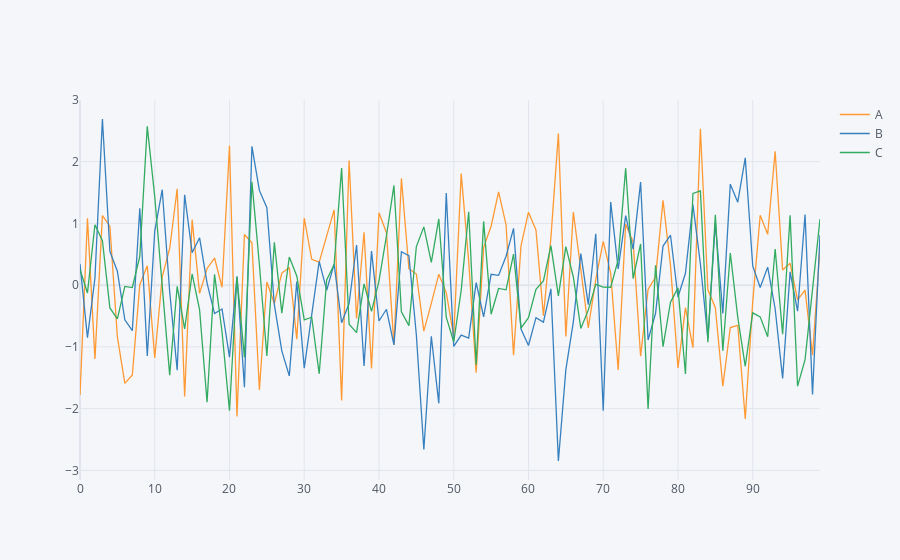

Notebook code cell kept with this figure:
### Code cell
import pandas as pd
import cufflinks as cf
import numpy as np

cf.go_offline()

df = pd.DataFrame(np.random.randn(100, 3), columns=['A', 'B', 'C'])
df.iplot()
